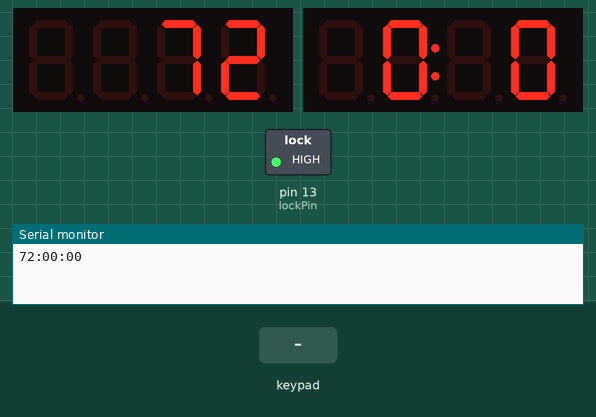
The sketch below on a simulated Arduino Uno, built with avr-gcc and run on an emulated ATmega328P. Parts: 2 × 4-digit seven-segment display, switched loads named in the sketch (green lamp = pin HIGH), the last lines printed to the serial monitor. The inputs (shaded band) are chosen by the test bench.

Above: at 1.6 s.
1.7 s: keypad keys 1 2 3 4 5 pressed 0.4 s apart
At 6.4 s:
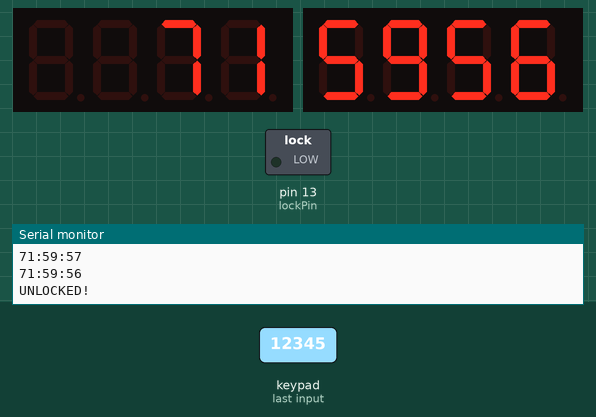
6.7 s: key '1' pressed
At 8.5 s:
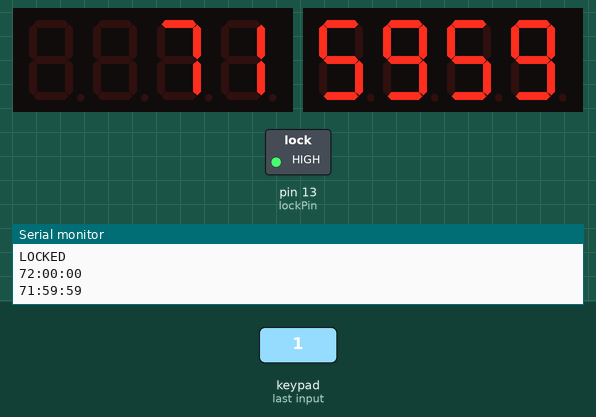
9.7 s: key '2' pressed
At 12.5 s:
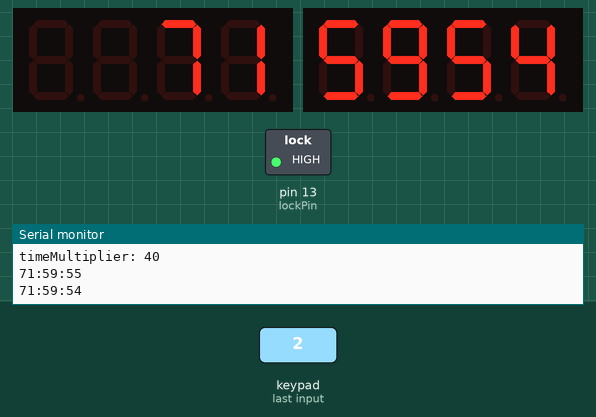
12.7 s: keypad keys 1 2 3 4 5 # pressed 0.4 s apart
At 17.17 s:
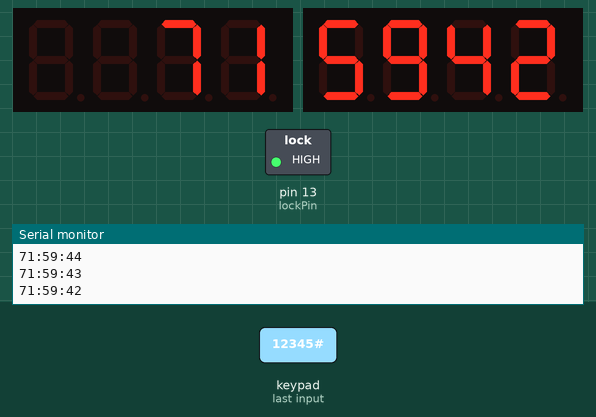
18.1 s: key '3' pressed
At 20.49 s:
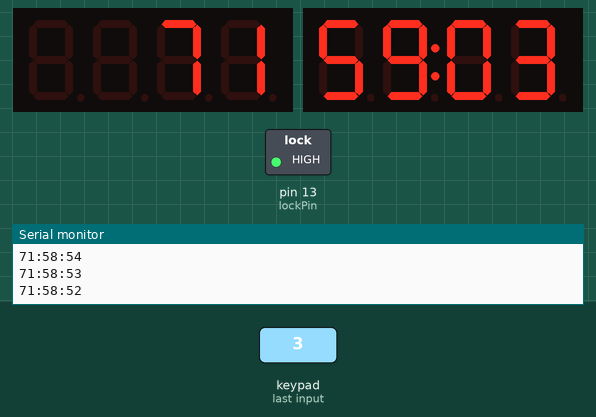
21.1 s: keypad keys 1 2 3 4 5 * pressed 0.4 s apart
At 21.69 s:
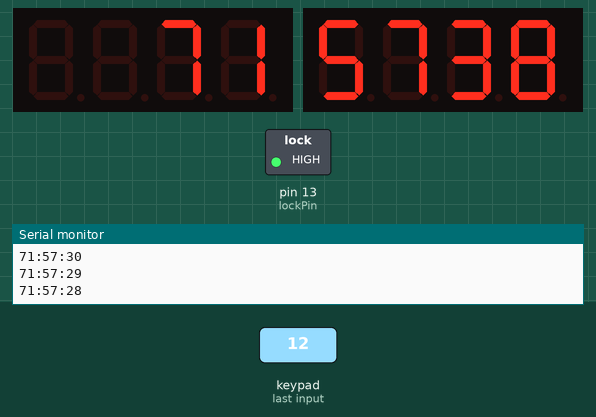
Timing chart, 0 to 24.1 s (numbered marks = the images above; inputs shaded):
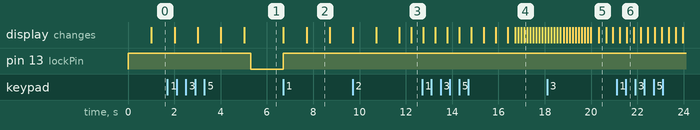

Measured:
- after the input at 1.7 s, pin 13 (lockPin): HIGH → LOW after 3.6 s
- after the input at 6.7 s, pin 13 (lockPin): LOW → HIGH at once; the display: first changes at once (image 2 shows a later state)

The sketch:

bomb.ino
```cpp
#include <Keypad.h>
#include <Wire.h>
#include <Adafruit_GFX.h>
#include "Adafruit_LEDBackpack.h"

const String unlockCode = "12345";
const long codeCheckTimeout = 2000L;                          // ms
const long initialDisplayTimeSec = 72L * 60L * 60L;           // 72 hours
const long initialRealTimeSec = 60L * 60L;                    // 1 hour
const int initialMultiplierIndex = 3;
const int timeMultiplier[initialMultiplierIndex] = {1, 10, 40};

const byte hourI2C = 0x71;
const byte minSecI2C = 0x70;

const byte lockPin = 13;
const int lockedState = HIGH;

const byte numRows = 4; //number of rows on the keypad
const byte numCols = 3; //number of columns on the keypad

//keymap defines the key pressed according to the row and columns just as appears on the keypad
char keymap[numRows][numCols] =
{
  {'1', '2', '3'},
  {'4', '5', '6'},
  {'7', '8', '9'},
  {'*', '0', '#'}
};

//Code that shows the the keypad connections to the arduino terminals
byte rowPins[numRows] = {9, 8, 7, 6};       //Rows 0 to 3
byte colPins[numCols] = {5, 4, 3};          //Columns 0 to 3

//initializes an instance of the Keypad class
Keypad digitpad = Keypad(makeKeymap(keymap), rowPins, colPins, numRows, numCols);


Adafruit_7segment hourDisplay = Adafruit_7segment();
Adafruit_7segment minSecDisplay = Adafruit_7segment();

void setup()
{
  Serial.begin(9600);
  pinMode(lockPin, OUTPUT);
  digitalWrite(lockPin, lockedState);

  hourDisplay.begin(hourI2C);
  minSecDisplay.begin(minSecI2C);
}

unsigned long lastTimeChanged = millis();
unsigned long lastDisplayTimeChanged = millis();
unsigned long lastKeyPressed = millis();
long displayTimeSec = initialDisplayTimeSec;
long realTimeSec = initialRealTimeSec;
String currentCode = "";
int displayTimeInterval = 1000;
int currentMultiplierIndex = initialMultiplierIndex;
boolean unlocked = false;
void loop()
{
  unsigned long currentMillis = millis();
  char digit = digitpad.getKey();

  if (digit != NO_KEY) {
    if (unlocked) {
      Serial.println("LOCKED");
      reset();
      return;
    }

    Serial.println(digit);
    currentCode.concat(digit);
    lastKeyPressed = currentMillis;

    Serial.println("currentCode: " + currentCode);
  }

  if (currentCode != "" && currentMillis - lastKeyPressed > codeCheckTimeout) {
    unlocked = unlockCode == currentCode;
    currentCode = "";

    if (!unlocked && currentMultiplierIndex > 0) {
      currentMultiplierIndex--;
      displayTimeInterval = timeMultiplier[currentMultiplierIndex] * int(1000 * realTimeSec / displayTimeSec);
      Serial.println("displayTimeInterval: " + String(displayTimeInterval));
      Serial.println("timeMultiplier: " + String(timeMultiplier[currentMultiplierIndex]));
    }
    else if (unlocked) {
      digitalWrite(lockPin, lockedState == HIGH ? LOW : HIGH);
      Serial.println("UNLOCKED!");
    }
  }

  if (!unlocked && currentMillis - lastDisplayTimeChanged > displayTimeInterval) {
    long hour = displayTimeSec / 60 / 60;
    long min = (displayTimeSec - (hour * 60 * 60)) / 60;
    long sec = (displayTimeSec - (hour * 60 * 60 + min * 60));
    display(hour, min, sec);
    displayTimeSec -= 1;
    lastDisplayTimeChanged = currentMillis;
  }

  if (currentMillis - lastTimeChanged > 1000) {
    realTimeSec -= 1;
    lastTimeChanged = currentMillis;
  }
}

void reset() {
  unlocked = false;
  currentCode = "";
  displayTimeSec = initialDisplayTimeSec;
  realTimeSec = initialRealTimeSec;
  displayTimeInterval = 1000;
  currentMultiplierIndex = initialMultiplierIndex;
  digitalWrite(lockPin, lockedState);
}

void display(long hour, long min, long sec) {
  Serial.print(padZero(hour));
  Serial.print(":");
  Serial.print(padZero(min));
  Serial.print(":");
  Serial.println(padZero(sec));

  hourDisplay.print(hour);      //TODO pad with zero

  minSecDisplay.print(min*100 + sec);
  if (min < 10) {
    minSecDisplay.writeDigitNum(1, 0);
  }
  if (sec < 10) {
    minSecDisplay.writeDigitNum(2, 0);
  }

  hourDisplay.writeDisplay();
  minSecDisplay.writeDisplay();
}

String padZero(long value) {
  return value < 10 ? "0" + String(value) : String(value);
}
```
